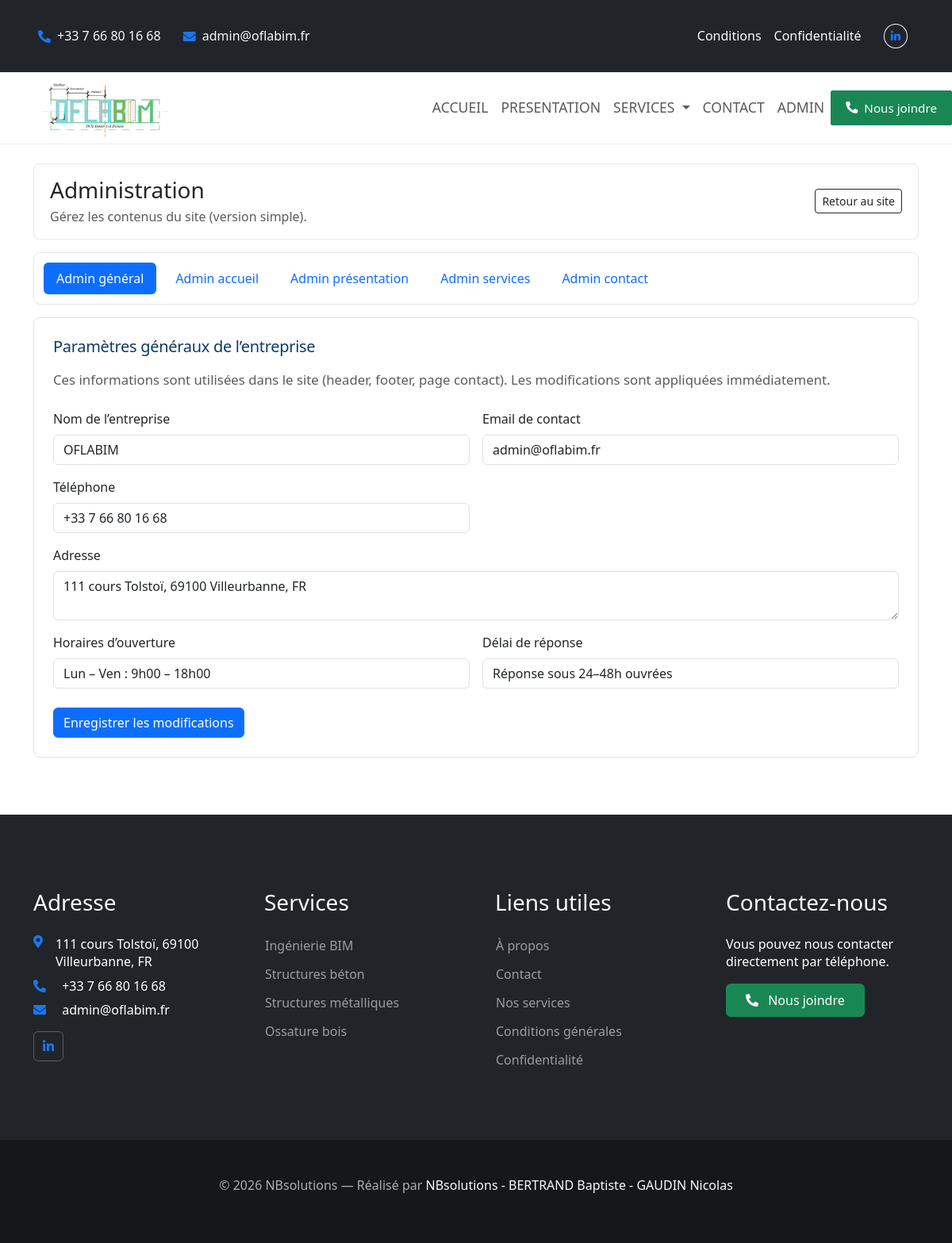
Before: /index.php?page=adminDashboard with the older database file.
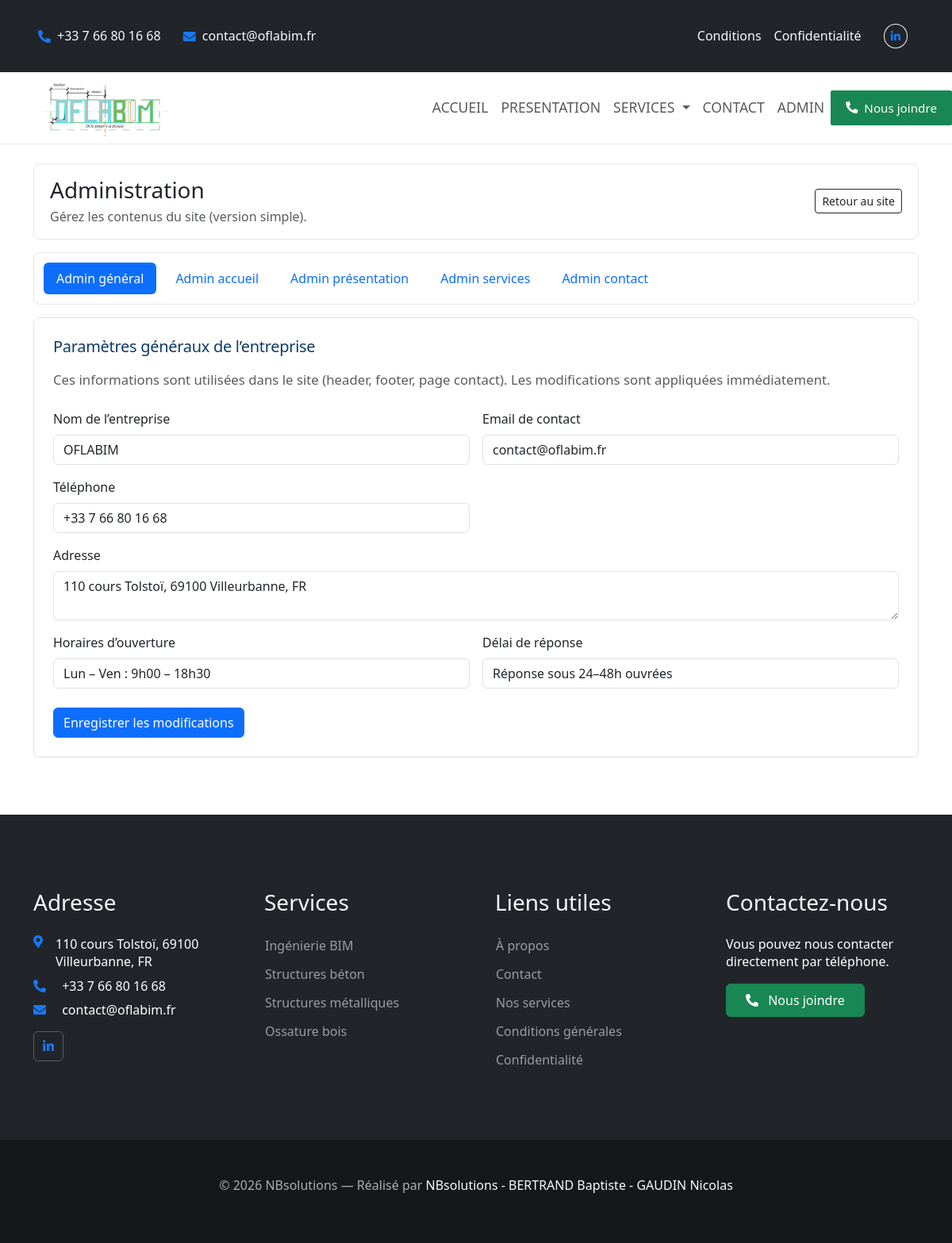
After: the same page with the newer database file.
### tables this page shows
CREATE TABLE `user` (
  `id` int(10) UNSIGNED NOT NULL,
  `role_id` int(10) UNSIGNED NOT NULL,
  `email` varchar(190) NOT NULL,
  `phone` varchar(30) DEFAULT NULL,
  `address` varchar(255) DEFAULT NULL,
  `username` varchar(100) NOT NULL,
  `company_name` varchar(150) NOT NULL,
  `password_hash` varchar(255) NOT NULL,
  `is_active` tinyint(1) NOT NULL DEFAULT 1,
  `last_login_at` datetime DEFAULT NULL,
  `created_at` datetime NOT NULL DEFAULT current_timestamp(),
  `updated_at` datetime NOT NULL DEFAULT current_timestamp() ON UPDATE current_timestamp(),
  `opening_hours` varchar(120) DEFAULT NULL,
  `response_delay` varchar(120) DEFAULT NULL
);

### controllers/c_adminController.php (called while the page is built, shortened)
<?php
$page = $_GET['page'] ?? 'adminDashboard';
$page = preg_replace('/[^a-zA-Z0-9_]/', '', $page);
$view      = 'adminDashboard.php';
switch ($page) {
    case 'adminDashboard':
    default:
        $controller = new AdminDashboardController($pdo);
        $data = $controller->index();
        if (isset($admin)) {
            $siteUser = $admin;
        }
        $view      = 'adminDashboard.php';
        break;
}
require_once PATH_VIEWS . 'header.php';
require_once PATH_VIEWS_ADMIN . 'adminTabs.php';
require_once PATH_VIEWS_ADMIN . $view;
require_once PATH_VIEWS . 'footer.php';

### index.php (called while the page is built, shortened)
<?php
require_once('./config/configuration.php');
$page = $_GET['page'] ?? 'accueil';
$page = preg_replace('/[^a-zA-Z0-9_]/', '', $page);
$publicPages = [
    'accueil',
    'presentation',
    'service',
    'references',
    'contact',
    'appelWhatzapp',
    'conditions',
    'confidentialite'
];
$adminPages = [
    'admin',
    'adminDashboard',
    'adminAccueil',
    'adminPresentation',
    'adminServices',
    'adminContact',
    'adminEdit'
];
require_once PATH_MODELS . 'UserModel.php';
$userModel = new UserModel($pdo);
$siteUser = $userModel->find(1);
if (in_array($page, $publicPages, true)) {
    $controllerFile = PATH_CONTROLLERS . 'homeController.php';
} elseif (in_array($page, $adminPages, true)) {
    $controllerFile = PATH_CONTROLLERS . 'adminController.php';
} elseif ($page === 'login' || $page === 'logout') {
    $controllerFile = PATH_CONTROLLERS . 'authController.php';
} else {
    $controllerFile = PATH_CONTROLLERS . '404.php';
}
require_once $controllerFile;

### controllers/c_adminDashboardController.php (called while the page is built, shortened)
<?php
require_once PATH_ENTITY  . 'User.php';
require_once PATH_MODELS  . 'UserModel.php';
class AdminDashboardController
{
    private UserModel $userModel;
    public function __construct(PDO $pdo)
    {
        $this->userModel = new UserModel($pdo);
    }
    public function index(): array
    {
        $adminId = 1;
        $errors       = [];
        $flashSuccess = null;
        $admin = $this->userModel->find($adminId);
        return [
            'admin'        => $admin,
            'errors'       => $errors,
            'flashSuccess' => $flashSuccess,
        ];
    }
}

### models/UserModel.php (called while the page is built, shortened)
<?php
require_once PATH_ENTITY . 'User.php';
class UserModel
{
    private PDO $pdo;
    public function __construct(PDO $pdo)
    {
        $this->pdo = $pdo;
    }
    public function find(int $id): ?User
    {
        $stmt = $this->pdo->prepare("SELECT * FROM user WHERE id = :id LIMIT 1");
        $stmt->execute(['id' => $id]);
        $data = $stmt->fetch(PDO::FETCH_ASSOC);
        return $this->hydrate($data);
    }
    private function hydrate(array $data): User
    {
        $user = new User();
        $ref = new ReflectionClass($user);
        foreach ($data as $key => $value) {
            if ($ref->hasProperty($key)) {
                $property = $ref->getProperty($key);
            }
        }
        return $user;
    }
}

### entities/User.php (called while the page is built, shortened)
<?php
class User
{
    private string $email;
    private ?string $phone;
    private ?string $address;
    private string $company_name;
    private ?string $opening_hours;
    private ?string $response_delay;
    public function getEmail(): string
    {
        return $this->email;
    }
    public function getPhone(): ?string
    {
        return $this->phone;
    }
    public function getAddress(): ?string
    {
        return $this->address;
    }
    public function getCompanyName(): string
    {
        return $this->company_name;
    }
    public function getOpeningHours(): ?string
    {
        return $this->opening_hours;
    }
    public function getResponseDelay(): ?string
    {
        return $this->response_delay;
    }
}

### views/views_admin/adminDashboard.php (the view, shortened to what the changed rows need)
<div class="border rounded-3 p-4 bg-white">
    <h2 class="h5 mb-3">Paramètres généraux de l’entreprise</h2>
    <form method="post" action="index.php?page=adminDashboard" class="row g-3">
        <div class="col-md-6">
            <label class="form-label">Nom de l’entreprise</label>
            <input
                type="text"
                name="company_name"
                class="form-control"
                required
                value="<?= htmlspecialchars($admin->getCompanyName() ?? '') ?>"
            >
        </div>
        <div class="col-md-6">
            <label class="form-label">Email de contact</label>
            <input
                type="email"
                name="email"
                class="form-control"
                required
                value="<?= htmlspecialchars($admin->getEmail() ?? '') ?>"
            >
        </div>
        <div class="col-md-6">
            <label class="form-label">Téléphone</label>
            <input
                type="text"
                name="phone"
                class="form-control"
                required
                value="<?= htmlspecialchars($admin->getPhone() ?? '') ?>"
            >
        </div>
        <div class="col-12">
            <label class="form-label">Adresse</label>
            <textarea
                name="address"
                required
                class="form-control"
                rows="2"
            ><?= htmlspecialchars($admin->getAddress() ?? '') ?></textarea>
        </div>
        <div class="col-md-6">
            <label class="form-label">Horaires d’ouverture</label>
            <input
                type="text"
                name="opening_hours"
                class="form-control"
                required
                value="<?= htmlspecialchars($admin->getOpeningHours() ?? '') ?>"
            >
        </div>
        <div class="col-md-6">
            <label class="form-label">Délai de réponse</label>
            <input
                type="text"
                name="response_delay"
                class="form-control"
                required
                value="<?= htmlspecialchars($admin->getResponseDelay() ?? '') ?>"
            >
        </div>
    </form>
</div>
</section>

### views/v_header.php (shortened to what the changed rows need)
<!doctype html>
<html lang="fr">
<head>
    <link
        href="https://cdnjs.cloudflare.com/ajax/libs/font-awesome/5.10.0/css/all.min.css"
        rel="stylesheet"
    >
    <link
        href="https://cdn.jsdelivr.net/npm/bootstrap-icons@1.11.1/font/bootstrap-icons.css"
        rel="stylesheet"
    >
    <link
        href="https://cdn.jsdelivr.net/npm/bootstrap@5.3.2/dist/css/bootstrap.min.css"
        rel="stylesheet"
    >
    <link href="assets/css/style.css" rel="stylesheet">
    <link rel="stylesheet" href="https://cdn.jsdelivr.net/npm/swiper@11/swiper-bundle.min.css">
</head>
<body>
<div class="container-fluid bg-dark text-light px-0">
    <div class="row gx-0 d-none d-lg-flex">
        <div class="col-lg-7 px-5 text-start">
            <?php if (!empty($siteUser?->getPhone())): ?>
                <div class="h-100 d-inline-flex align-items-center me-4">
                    <i class="fa fa-phone-alt me-2"></i>
                    <a class="text-light" href="tel:<?= preg_replace('/\s+/', '', $siteUser->getPhone()) ?>">
                        <?= htmlspecialchars($siteUser->getPhone()) ?>
                    </a>
                </div>
            <?php endif; ?>
            <div class="h-100 d-inline-flex align-items-center">
            <i class="fa fa-envelope me-2"></i>
            <a
                class="text-light"
                href="mailto:<?= htmlspecialchars($siteUser->getEmail() ?? '') ?>"
            >
                <?= htmlspecialchars($siteUser->getEmail() ?? '') ?>
            </a>
        </div>
        </div>
    </div>
</div>
<main>

### views/v_footer.php (shortened to what the changed rows need)
</main>
<div class="container-fluid bg-dark text-body footer mt-5 pt-3 px-0">
    <div class="container py-5">
        <div class="row g-5">
            <div class="col-lg-3 col-md-6">
                <h3 class="text-light mb-4">Adresse</h3>
                <p class="mb-2 d-flex justify-content-lg-end">
                    <i class="fa fa-map-marker-alt text-primary me-3"></i>
                    <?= nl2br(htmlspecialchars($siteUser->getAddress() ?? '')) ?>
                </p>
                <?php if (!empty($siteUser?->getPhone())): ?>
                    <p class="mb-2">
                        <i class="fa fa-phone-alt text-primary me-3"></i>
                        <a class="text-reset"
                        href="tel:<?= preg_replace('/\s+/', '', $siteUser->getPhone()) ?>">
                            <?= htmlspecialchars($siteUser->getPhone()) ?>
                        </a>
                    </p>
                <?php endif; ?>
                <?php if (!empty($siteUser?->getEmail())): ?>
                    <p class="mb-2">
                        <i class="fa fa-envelope text-primary me-3"></i>
                        <a class="text-reset"
                        href="mailto:<?= htmlspecialchars($siteUser->getEmail()) ?>">
                            <?= htmlspecialchars($siteUser->getEmail()) ?>
                        </a>
                    </p>
                <?php endif; ?>
                <div class="d-flex pt-2">
                    <a class="btn btn-square btn-outline-body me-0" href="#" target="_blank">
                    </a>
                </div>
            </div>
        </div>
    </div>
</div>
</body>
</html>

Changed rows visible on the page:
changed user "OFLABIM": email "admin@oflabim.fr" → "contact@oflabim.fr"; address "111 cours Tolstoï, 69100 Villeurbanne, FR" → "110 cours Tolstoï, 69100 Villeurbanne, FR"; opening_hours "Lun – Ven : 9h00 – 18h00" → "Lun – Ven : 9h00 – 18h30"
